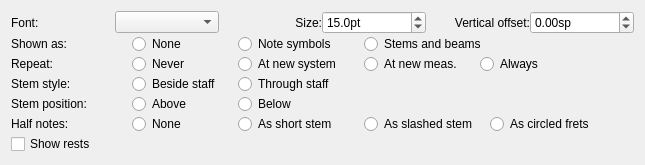
              <widget class="QWidget" name="tab_2">
               <attribute name="title">
                <string>Note Values</string>
               </attribute>
               <layout class="QVBoxLayout" name="verticalLayout_11">
                <property name="spacing">
                 <number>0</number>
                </property>
                <item>
                 <layout class="QHBoxLayout" name="horizontalLayout_10">
                  <item>
                   <widget class="QLabel" name="durFontLabel">
                    <property name="text">
                     <string>Font:</string>
                    </property>
                    <property name="textFormat">
                     <enum>Qt::PlainText</enum>
                    </property>
                    <property name="buddy">
                     <cstring>durFontName</cstring>
                    </property>
                   </widget>
                  </item>
                  <item>
                   <widget class="QComboBox" name="durFontName"/>
                  </item>
                  <item>
                   <widget class="QLabel" name="durFontSizeLabel">
                    <property name="text">
                     <string>Size:</string>
                    </property>
                    <property name="textFormat">
                     <enum>Qt::PlainText</enum>
                    </property>
                    <property name="alignment">
                     <set>Qt::AlignRight|Qt::AlignTrailing|Qt::AlignVCenter</set>
                    </property>
                    <property name="buddy">
                     <cstring>durFontSize</cstring>
                    </property>
                   </widget>
                  </item>
                  <item>
                   <widget class="QDoubleSpinBox" name="durFontSize">
                    <property name="suffix">
                     <string>pt</string>
                    </property>
                    <property name="decimals">
                     <number>1</number>
                    </property>
                    <property name="minimum">
                     <double>5.000000000000000</double>
                    </property>
                    <property name="value">
                     <double>15.000000000000000</double>
                    </property>
                   </widget>
                  </item>
                  <item>
                   <widget class="QLabel" name="durYLabel">
                    <property name="text">
                     <string>Vertical offset:</string>
                    </property>
                    <property name="textFormat">
                     <enum>Qt::PlainText</enum>
                    </property>
                    <property name="alignment">
                     <set>Qt::AlignRight|Qt::AlignTrailing|Qt::AlignVCenter</set>
                    </property>
                    <property name="buddy">
                     <cstring>durY</cstring>
                    </property>
                   </widget>
                  </item>
                  <item>
                   <widget class="QDoubleSpinBox" name="durY">
                    <property name="suffix">
                     <string>sp</string>
                    </property>
                    <property name="minimum">
                     <double>-99.989999999999995</double>
                    </property>
                    <property name="singleStep">
                     <double>0.250000000000000</double>
                    </property>
                   </widget>
                  </item>
                 </layout>
                </item>
                <item>
                 <widget class="QFrame" name="frame_4">
                  <property name="frameShape">
                   <enum>QFrame::NoFrame</enum>
                  </property>
                  <property name="frameShadow">
                   <enum>QFrame::Plain</enum>
                  </property>
                  <layout class="QHBoxLayout" name="horizontalLayout_5">
                   <property name="leftMargin">
                    <number>0</number>
                   </property>
                   <property name="topMargin">
                    <number>0</number>
                   </property>
                   <property name="rightMargin">
                    <number>0</number>
                   </property>
                   <property name="bottomMargin">
                    <number>0</number>
                   </property>
                   <item>
                    <widget class="QLabel" name="durSymLabel">
                     <property name="minimumSize">
                      <size>
                       <width>115</width>
                       <height>0</height>
                      </size>
                     </property>
                     <property name="text">
                      <string>Shown as:</string>
                     </property>
                     <property name="textFormat">
                      <enum>Qt::PlainText</enum>
                     </property>
                     <property name="buddy">
                      <cstring>noteValuesNone</cstring>
                     </property>
                    </widget>
                   </item>
                   <item>
                    <widget class="QRadioButton" name="noteValuesNone">
                     <property name="minimumSize">
                      <size>
                       <width>100</width>
                       <height>0</height>
                      </size>
                     </property>
                     <property name="text">
                      <string>None</string>
                     </property>
                    </widget>
                   </item>
                   <item>
                    <widget class="QRadioButton" name="noteValuesSymb">
                     <property name="minimumSize">
                      <size>
                       <width>120</width>
                       <height>0</height>
                      </size>
                     </property>
                     <property name="text">
                      <string>Note symbols</string>
                     </property>
                    </widget>
                   </item>
                   <item>
                    <widget class="QRadioButton" name="noteValuesStems">
                     <property name="text">
                      <string>Stems and beams</string>
                     </property>
                    </widget>
                   </item>
                   <item>
                    <spacer name="horizontalSpacer_13">
                     <property name="orientation">
                      <enum>Qt::Horizontal</enum>
                     </property>
                     <property name="sizeHint" stdset="0">
                      <size>
                       <width>40</width>
                       <height>20</height>
                      </size>
                     </property>
                    </spacer>
                   </item>
                  </layout>
                 </widget>
                </item>
                <item>
                 <widget class="QFrame" name="frame_5">
                  <property name="frameShape">
                   <enum>QFrame::NoFrame</enum>
                  </property>
                  <property name="frameShadow">
                   <enum>QFrame::Plain</enum>
                  </property>
                  <layout class="QHBoxLayout" name="horizontalLayout_5_2">
                   <property name="leftMargin">
                    <number>0</number>
                   </property>
                   <property name="topMargin">
                    <number>0</number>
                   </property>
                   <property name="rightMargin">
                    <number>0</number>
                   </property>
                   <property name="bottomMargin">
                    <number>0</number>
                   </property>
                   <item>
                    <widget class="QLabel" name="valuesRepeatLabel">
                     <property name="minimumSize">
                      <size>
                       <width>115</width>
                       <height>0</height>
                      </size>
                     </property>
                     <property name="text">
                      <string>Repeat:</string>
                     </property>
                     <property name="buddy">
                      <cstring>valuesRepeatNever</cstring>
                     </property>
                    </widget>
                   </item>
                   <item>
                    <widget class="QRadioButton" name="valuesRepeatNever">
                     <property name="minimumSize">
                      <size>
                       <width>100</width>
                       <height>0</height>
                      </size>
                     </property>
                     <property name="text">
                      <string>Never</string>
                     </property>
                    </widget>
                   </item>
                   <item>
                    <widget class="QRadioButton" name="valuesRepeatSystem">
                     <property name="minimumSize">
                      <size>
                       <width>120</width>
                       <height>0</height>
                      </size>
                     </property>
                     <property name="text">
                      <string>At new system</string>
                     </property>
                    </widget>
                   </item>
                   <item>
                    <widget class="QRadioButton" name="valuesRepeatMeasure">
                     <property name="minimumSize">
                      <size>
                       <width>110</width>
                       <height>0</height>
                      </size>
                     </property>
                     <property name="text">
                      <string>At new meas.</string>
                     </property>
                    </widget>
                   </item>
                   <item>
                    <widget class="QRadioButton" name="valuesRepeatAlways">
                     <property name="text">
                      <string>Always</string>
                     </property>
                    </widget>
                   </item>
                   <item>
                    <spacer name="horizontalSpacer_13_2">
                     <property name="orientation">
                      <enum>Qt::Horizontal</enum>
                     </property>
                     <property name="sizeHint" stdset="0">
                      <size>
                       <width>40</width>
                       <height>20</height>
                      </size>
                     </property>
                    </spacer>
                   </item>
                  </layout>
                 </widget>
                </item>
                <item>
                 <widget class="QFrame" name="frame_6">
                  <property name="frameShape">
                   <enum>QFrame::NoFrame</enum>
                  </property>
                  <property name="frameShadow">
                   <enum>QFrame::Plain</enum>
                  </property>
                  <layout class="QHBoxLayout" name="horizontalLayout_17">
                   <property name="leftMargin">
                    <number>0</number>
                   </property>
                   <property name="topMargin">
                    <number>0</number>
                   </property>
                   <property name="rightMargin">
                    <number>0</number>
                   </property>
                   <property name="bottomMargin">
                    <number>0</number>
                   </property>
                   <item>
                    <widget class="QLabel" name="stemStyleLabel">
                     <property name="minimumSize">
                      <size>
                       <width>115</width>
                       <height>0</height>
                      </size>
                     </property>
                     <property name="text">
                      <string>Stem style:</string>
                     </property>
                     <property name="buddy">
                      <cstring>stemBesideRadio</cstring>
                     </property>
                    </widget>
                   </item>
                   <item>
                    <widget class="QRadioButton" name="stemBesideRadio">
                     <property name="minimumSize">
                      <size>
                       <width>100</width>
                       <height>0</height>
                      </size>
                     </property>
                     <property name="text">
                      <string>Beside staff</string>
                     </property>
                    </widget>
                   </item>
                   <item>
                    <widget class="QRadioButton" name="stemThroughRadio">
                     <property name="text">
                      <string>Through staff</string>
                     </property>
                    </widget>
                   </item>
                   <item>
                    <spacer name="horizontalSpacer_11">
                     <property name="orientation">
                      <enum>Qt::Horizontal</enum>
                     </property>
                     <property name="sizeHint" stdset="0">
                      <size>
                       <width>40</width>
                       <height>20</height>
                      </size>
                     </property>
                    </spacer>
                   </item>
                  </layout>
                 </widget>
                </item>
                <item>
                 <widget class="QFrame" name="frame_7">
                  <property name="frameShape">
                   <enum>QFrame::NoFrame</enum>
                  </property>
                  <property name="frameShadow">
                   <enum>QFrame::Plain</enum>
                  </property>
                  <layout class="QHBoxLayout" name="horizontalLayout_15">
                   <property name="leftMargin">
                    <number>0</number>
                   </property>
                   <property name="topMargin">
                    <number>0</number>
                   </property>
                   <property name="rightMargin">
                    <number>0</number>
                   </property>
                   <property name="bottomMargin">
                    <number>0</number>
                   </property>
                   <item>
                    <widget class="QLabel" name="stemPosLabel">
                     <property name="minimumSize">
                      <size>
                       <width>115</width>
                       <height>0</height>
                      </size>
                     </property>
                     <property name="text">
                      <string>Stem position:</string>
                     </property>
                     <property name="buddy">
                      <cstring>stemAboveRadio</cstring>
                     </property>
                    </widget>
                   </item>
                   <item>
                    <widget class="QRadioButton" name="stemAboveRadio">
                     <property name="minimumSize">
                      <size>
                       <width>100</width>
                       <height>0</height>
                      </size>
                     </property>
                     <property name="text">
                      <string>Above</string>
                     </property>
                    </widget>
                   </item>
                   <item>
                    <widget class="QRadioButton" name="stemBelowRadio">
                     <property name="text">
                      <string>Below</string>
                     </property>
                    </widget>
                   </item>
                   <item>
                    <spacer name="horizontalSpacer_10">
                     <property name="orientation">
                      <enum>Qt::Horizontal</enum>
                     </property>
                     <property name="sizeHint" stdset="0">
                      <size>
                       <width>40</width>
                       <height>20</height>
                      </size>
                     </property>
                    </spacer>
                   </item>
                  </layout>
                 </widget>
                </item>
                <item>
                 <widget class="QFrame" name="frame_8">
                  <property name="frameShape">
                   <enum>QFrame::NoFrame</enum>
                  </property>
                  <property name="frameShadow">
                   <enum>QFrame::Plain</enum>
                  </property>
                  <layout class="QHBoxLayout" name="horizontalLayout_18">
                   <property name="leftMargin">
                    <number>0</number>
                   </property>
                   <property name="topMargin">
                    <number>0</number>
                   </property>
                   <property name="rightMargin">
                    <number>0</number>
                   </property>
                   <property name="bottomMargin">
                    <number>0</number>
                   </property>
                   <item>
                    <widget class="QLabel" name="minimLabels">
                     <property name="minimumSize">
                      <size>
                       <width>115</width>
                       <height>0</height>
                      </size>
                     </property>
                     <property name="text">
                      <string>Half notes:</string>
                     </property>
                     <property name="buddy">
                      <cstring>minimNoneRadio</cstring>
                     </property>
                    </widget>
                   </item>
                   <item>
                    <widget class="QRadioButton" name="minimNoneRadio">
                     <property name="enabled">
                      <bool>true</bool>
                     </property>
                     <property name="minimumSize">
                      <size>
                       <width>100</width>
                       <height>0</height>
                      </size>
                     </property>
                     <property name="text">
                      <string>None</string>
                     </property>
                    </widget>
                   </item>
                   <item>
                    <widget class="QRadioButton" name="minimShortRadio">
                     <property name="enabled">
                      <bool>true</bool>
                     </property>
                     <property name="minimumSize">
                      <size>
                       <width>120</width>
                       <height>0</height>
                      </size>
                     </property>
                     <property name="text">
                      <string>As short stem</string>
                     </property>
                    </widget>
                   </item>
                   <item>
                    <widget class="QRadioButton" name="minimSlashedRadio">
                     <property name="enabled">
                      <bool>true</bool>
                     </property>
                     <property name="minimumSize">
                      <size>
                       <width>120</width>
                       <height>0</height>
                      </size>
                     </property>
                     <property name="text">
                      <string>As slashed stem</string>
                     </property>
                    </widget>
                   </item>
                   <item>
                    <widget class="QRadioButton" name="minimCircledRadio">
                     <property name="text">
                      <string>As circled frets</string>
                     </property>
                    </widget>
                   </item>
                   <item>
                    <spacer name="horizontalSpacer_14">
                     <property name="orientation">
                      <enum>Qt::Horizontal</enum>
                     </property>
                     <property name="sizeHint" stdset="0">
                      <size>
                       <width>40</width>
                       <height>20</height>
                      </size>
                     </property>
                    </spacer>
                   </item>
                  </layout>
                 </widget>
                </item>
                <item>
                 <layout class="QHBoxLayout" name="horizontalLayout_20">
                  <item>
                   <widget class="QCheckBox" name="showRests">
                    <property name="enabled">
                     <bool>true</bool>
                    </property>
                    <property name="text">
                     <string>Show rests</string>
                    </property>
                   </widget>
                  </item>
                  <item>
                   <spacer name="horizontalSpacer_12">
                    <property name="orientation">
                     <enum>Qt::Horizontal</enum>
                    </property>
                    <property name="sizeHint" stdset="0">
                     <size>
                      <width>40</width>
                      <height>20</height>
                     </size>
                    </property>
                   </spacer>
                  </item>
                 </layout>
                </item>
               </layout>
              </widget>
